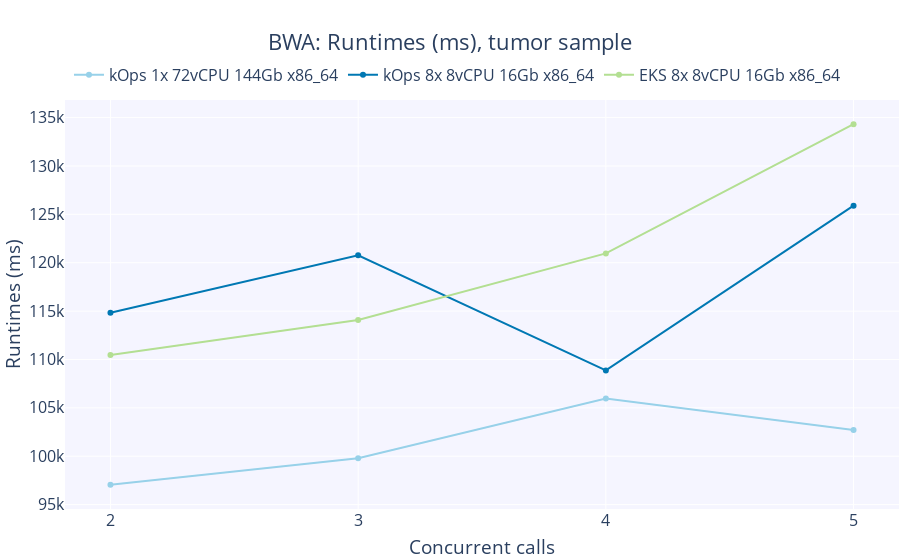

The notebook cell saved with this chart:
### Code cell
fig = go.Figure()

# Add figure title
fig.update_layout(
    legend=dict(
        orientation="h",
        yanchor="bottom",
        y=1.02,
        xanchor="center",
        x=0.47
    ),
    margin=dict(
        # t=1,
        b=1,
        l=1,
        r=1,
        autoexpand=True
    ),
    font=dict(
        size=16
    ),
    title=dict(
        text="BWA: Runtimes (ms), tumor sample",
        x=0.5,
        xanchor='center'
    ),
    xaxis = dict(
        tickmode = 'array',
        tickvals = concurrent_calls
    ),
    xaxis_title_text='Concurrent calls',
    yaxis_title_text='Runtimes (ms)',
    plot_bgcolor=bgColor
)

for i, k in enumerate(clusters):
    fig.add_trace(
        go.Scatter(
            x = concurrent_calls,
            y = [bwa_df[k]['tumor'][c]['runtime'].mean() for c in concurrent_calls], 
            name = k,
            marker_color=colorPallet[i]
        )
    )
    
fig.show()

### Figure 1 — Plotly figure (JSON) as saved in the notebook; plotly's stock layout.template omitted (floating-point values rounded to 4 significant figures)
{"data": [{"marker": {"color": "rgba(151, 209, 233, 255)"}, "name": "kOps 1x 72vCPU 144Gb x86_64", "type": "scatter", "x": [2, 3, 4, 5], "y": [97050.0, 99790.0, 106000.0, 102700.0]}, {"marker": {"color": "rgba(0, 120, 179, 255)"}, "name": "kOps 8x 8vCPU 16Gb x86_64", "type": "scatter", "x": [2, 3, 4, 5], "y": [114800.0, 120800.0, 108900.0, 125900.0]}, {"marker": {"color": "rgba(179, 223, 146, 255)"}, "name": "EKS 8x 8vCPU 16Gb x86_64", "type": "scatter", "x": [2, 3, 4, 5], "y": [110500.0, 114100.0, 121000.0, 134300.0]}], "layout": {"autosize": true, "font": {"size": 16}, "legend": {"orientation": "h", "x": 0.47, "xanchor": "center", "y": 1.02, "yanchor": "bottom"}, "margin": {"autoexpand": true, "b": 1, "l": 1, "r": 1}, "plot_bgcolor": "rgba(245,245,255,255)", "title": {"text": "BWA: Runtimes (ms), tumor sample", "x": 0.5, "xanchor": "center"}, "xaxis": {"autorange": true, "range": [1.823, 5.177], "tickmode": "array", "tickvals": [2, 3, 4, 5], "title": {"text": "Concurrent calls"}, "type": "linear"}, "yaxis": {"autorange": true, "range": [94120.0, 137200.0], "title": {"text": "Runtimes (ms)"}, "type": "linear"}}}
